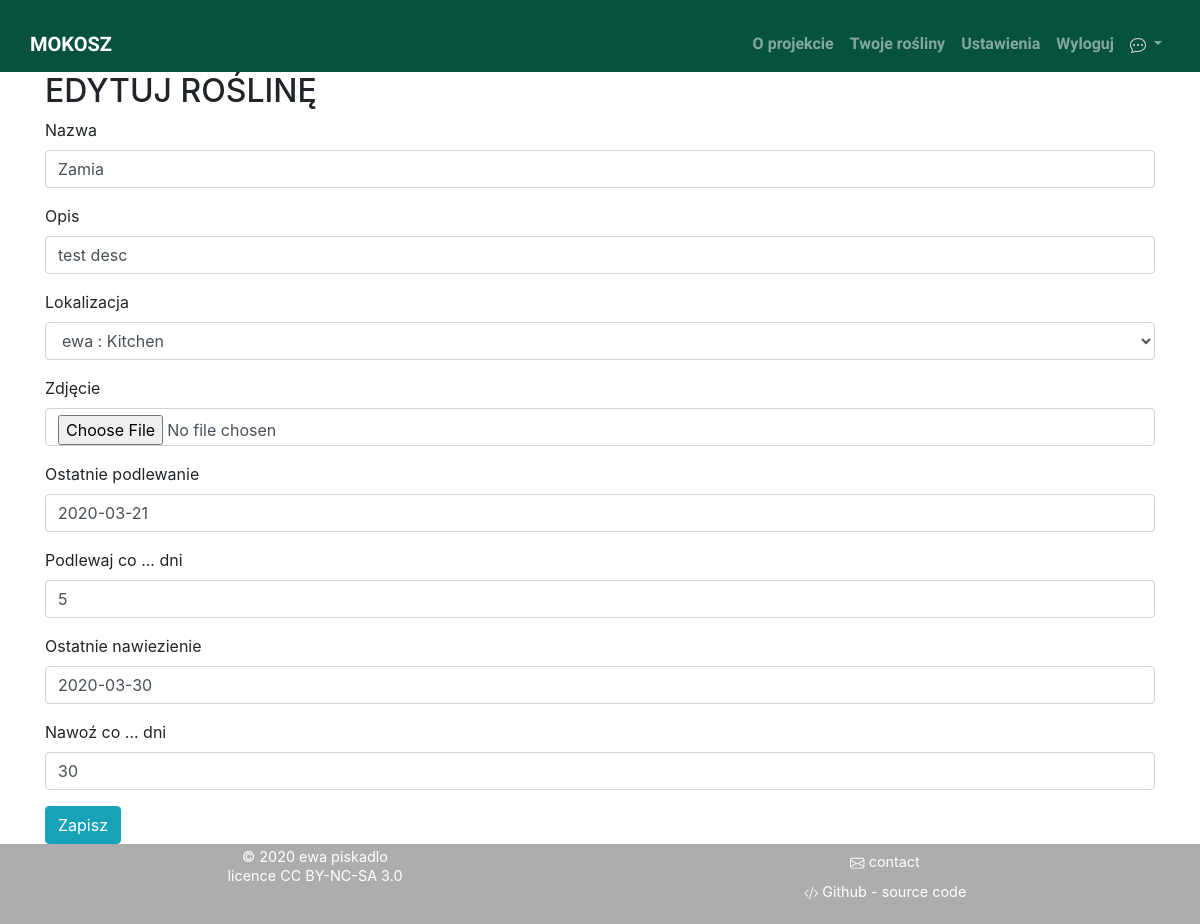
The page /pl/manager/edit/ewa_zamia (signed in) on the database as committed earlier.
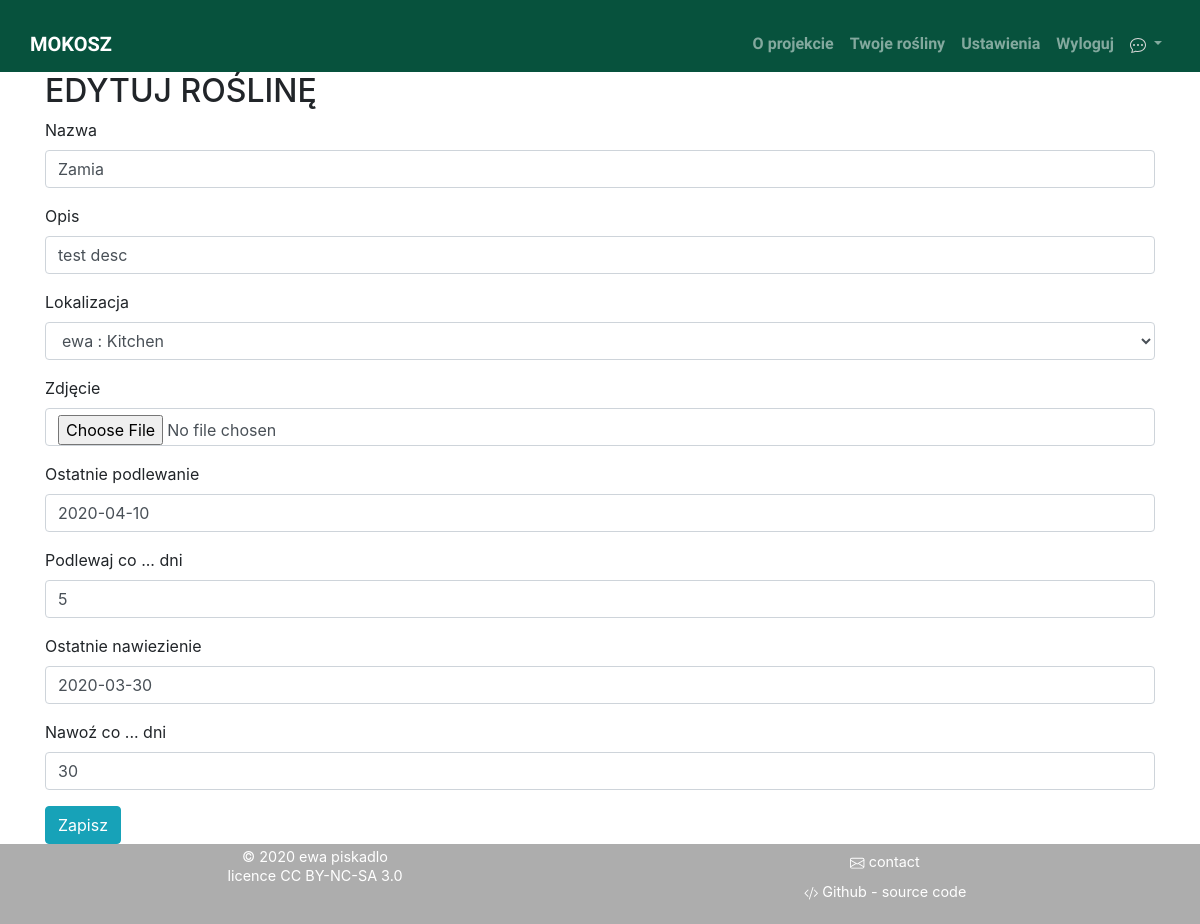
The same page on the database as committed later.
### manager/models.py (models this page shows, shortened)
class Plant(models.Model):
    owner = models.ForeignKey(User, on_delete=models.CASCADE, related_name="user")
    name = models.CharField(_('name'),max_length=30)
    slug = models.SlugField(allow_unicode=True, default="")
    description = models.CharField(_('description'),max_length=256, blank=True, default="")
    location = models.ForeignKey(Location, on_delete=models.CASCADE, related_name='location', verbose_name=_('location'), blank=True, default="")
    plant_image = models.ImageField(_('image'),upload_to='media/plant_pics', blank=True)
    last_water = models.DateField(_('last watered'),default=date.today)
    water_every = models.PositiveIntegerField(
        _('water every'),
        default=7,
        editable=True,
        validators=[MinValueValidator(1),
        MaxValueValidator(60)])
    last_fertilize = models.DateField(_('last fertilized'), default=date.today)
    fertilize_every = models.PositiveIntegerField(
        _('fertilize every'),
        default=30,
        editable=True,
        validators=[MinValueValidator(1),
        MaxValueValidator(60)])
    class Meta:
        verbose_name = _('plant')
        verbose_name_plural = _('plants')
        ordering = ['location']
        unique_together = ['owner', 'name']
    def __str__(self):
        return self.name

### manager/views.py (the view)
# urls.py: path('edit/<slug:slug>', views.PlantEdit.as_view(), name='editPlant'),
class PlantEdit(LoginRequiredMixin, UpdateView):
    model = Plant
    template_name = 'manager/edit_plant.html'
    success_url = ''
    form_class = PlantEditForm
    def get_object(self, *args, **kwargs):
        edited_plant = get_object_or_404(Plant, slug=self.kwargs['slug'])
        print(edited_plant)
        return edited_plant
    def get_form_kwargs(self):
        kwargs = super(PlantEdit, self).get_form_kwargs()
        kwargs.update({'user' : self.request.user})
        return kwargs

### manager/forms.py
class PlantEditForm(ModelForm):
    class Meta:
        model = Plant
        exclude = ['slug', 'owner']
    def __init__(self, *args, **kwargs):
        user = kwargs.pop('user')
        super(PlantEditForm,self).__init__(*args, **kwargs)
        self.fields['location'].queryset = Location.objects.filter(owner=user)

### manager/models.py (called while the page is built)
    def __str__(self):
        return f'{self.owner} : {self.room}'

### manager/templates/manager/edit_plant.html (shortened to what this page needs)
{% extends "base.html" %}
{% load bootstrap4 i18n %}
{% block body_block%}
<div class="container">
    <h2>{% trans "EDIT PLANT" %}</h2>
    <form method="POST">
        {% bootstrap_form form %}
        <input type="submit" class='btn btn-info align-self-center mx-auto' value={% trans "Save" %}>
    </form>
</div>
{% endblock %}

Rows that differ between the two databases and show on the page:
changed Plant "Zamia": last_water "2020-03-21" → "2020-04-10"
